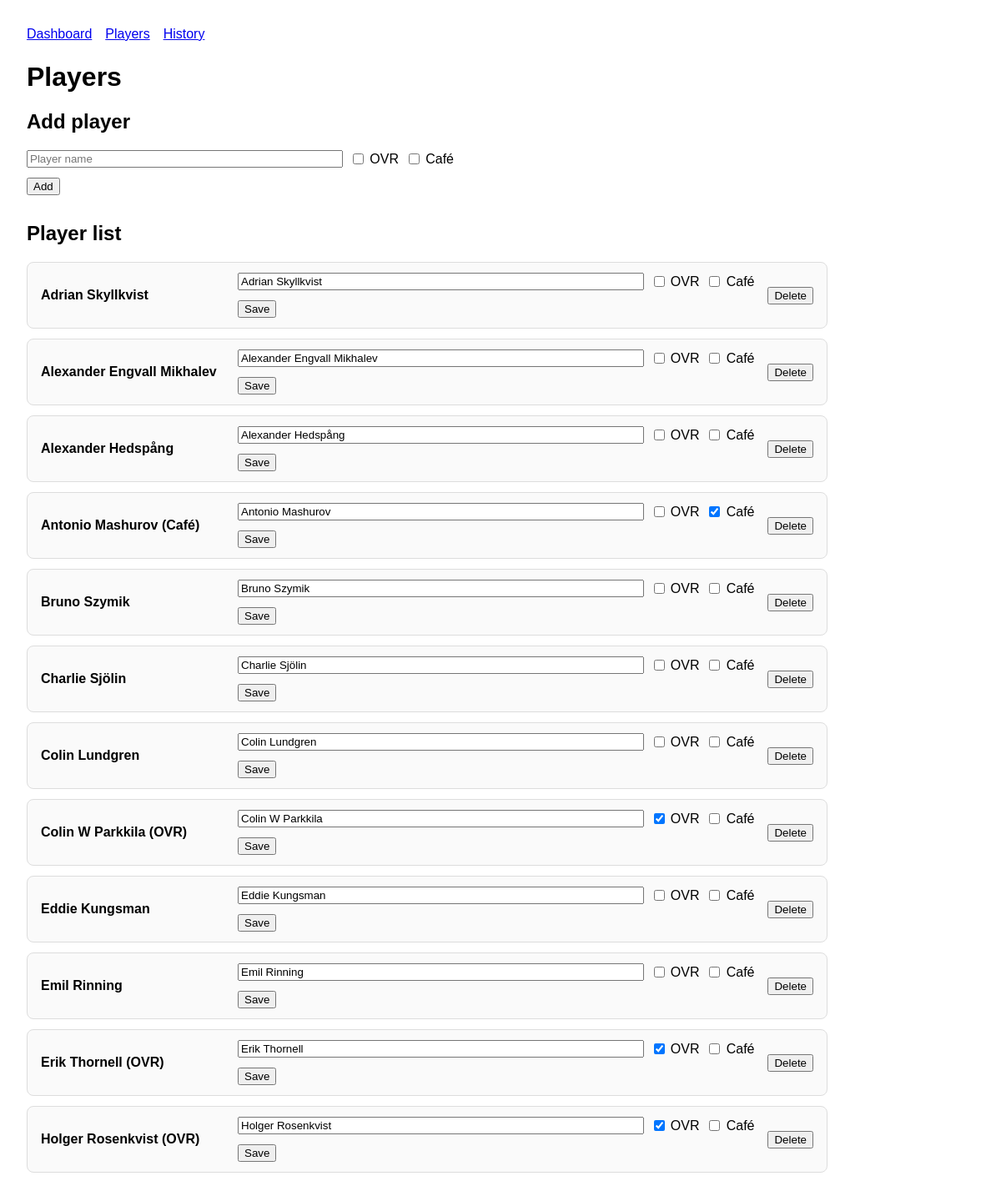
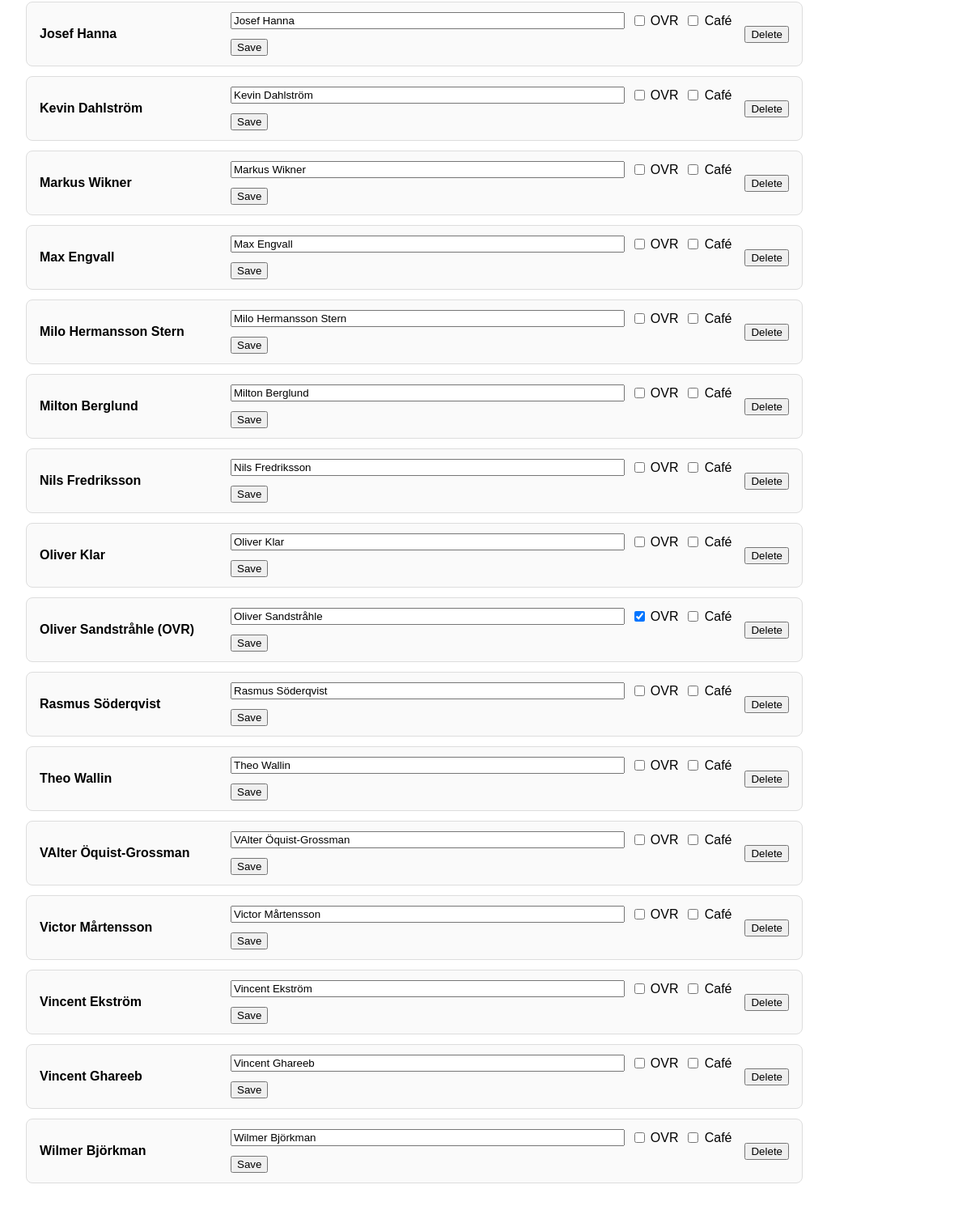
The page /players on the database its author committed (2 pictures, top to bottom).
### tables this page shows
CREATE TABLE players (
                id INTEGER PRIMARY KEY AUTOINCREMENT,
                name TEXT NOT NULL,
                ovr INTEGER NOT NULL DEFAULT 0 CHECK (ovr IN (0, 1)),
                cafe INTEGER NOT NULL DEFAULT 0 CHECK (cafe IN (0, 1))
            );

### hockeybemanning/web.py (the view)
    @app.get("/players")
    def players_page() -> str:
        scheduler = app.config["SCHEDULER"]
        players = scheduler.all_players()
        return render_template("players.html", players=players)

### hockeybemanning/core.py (called while the page is built)
    @property
    def connection(self) -> sqlite3.Connection:
        if not hasattr(self._local, "connection"):
            connection = sqlite3.connect(self._db_path, check_same_thread=False)
            connection.row_factory = sqlite3.Row
            self._local.connection = connection
        return self._local.connection

    def all_players(self) -> list[sqlite3.Row]:
        return self.connection.execute(
            "SELECT id AS player_id, name, ovr, cafe FROM players ORDER BY name, id"
        ).fetchall()

### hockeybemanning/templates/players.html
{% extends 'base.html' %}
{% block content %}
  <h1>Players</h1>
  <section>
    <h2>Add player</h2>
    <form method="post" action="{{ url_for('create_player') }}" class="add-player-form">
      <input type="text" name="name" placeholder="Player name" required />
      <label class="inline-check">
        <input type="checkbox" name="ovr" />
        <span>OVR</span>
      </label>
      <label class="inline-check">
        <input type="checkbox" name="cafe" />
        <span>Café</span>
      </label>
      <button type="submit">Add</button>
    </form>
  </section>
  <section>
    <h2>Player list</h2>
    {% if players %}
      <div class="player-table">
        {% for player in players %}
          <div class="player-row">
            <div class="player-name">{{ player.name }}{% if player.ovr %} (OVR){% endif %}{% if player.cafe %} (Café){% endif %}</div>
            <form method="post" action="{{ url_for('update_player', player_id=player.player_id) }}" class="player-form">
              <input type="text" name="name" value="{{ player.name }}" required />
              <label class="inline-check">
                <input type="checkbox" name="ovr" {% if player.ovr %}checked{% endif %} />
                <span>OVR</span>
              </label>
              <label class="inline-check">
                <input type="checkbox" name="cafe" {% if player.cafe %}checked{% endif %} />
                <span>Café</span>
              </label>
              <button type="submit">Save</button>
            </form>
            <form method="post" action="{{ url_for('delete_player', player_id=player.player_id) }}" class="delete-form">
              <button type="submit">Delete</button>
            </form>
          </div>
        {% endfor %}
      </div>
    {% else %}
      <p>No players yet.</p>
    {% endif %}
  </section>
{% endblock %}

### hockeybemanning/static/styles.css (style rules this page uses)
body { font-family: Arial, sans-serif; margin: 2rem; }
form { display: grid; gap: 0.75rem; max-width: 40rem; }
label { display: grid; gap: 0.25rem; }
button { width: fit-content; }
section { margin-bottom: 2rem; }
.add-player-form { display: grid; grid-template-columns: minmax(200px, 1fr) auto auto; gap: 0.75rem; align-items: center; max-width: 32rem; margin: 0; }
.player-table { display: grid; gap: 0.75rem; max-width: 60rem; }
.player-row { display: grid; grid-template-columns: minmax(150px, 220px) minmax(280px, 1fr) auto; gap: 1rem; align-items: center; padding: 0.75rem 1rem; border: 1px solid #ddd; border-radius: 0.5rem; background: #fafafa; }
.player-name { font-weight: 600; }
.player-form { display: grid; grid-template-columns: minmax(180px, 1fr) auto auto; gap: 0.75rem; align-items: center; margin: 0; }
.inline-check { display: inline-flex; align-items: center; gap: 0.45rem; margin: 0; }
.inline-check input { margin: 0; }
.delete-form { margin: 0; }

### rows shown on the page
players: name "Adrian Skyllkvist"
players: name "Alexander Engvall Mikhalev"
players: name "Alexander Hedspång"
players: name "Antonio Mashurov", shows "(Café)", cafe "☑"
players: name "Bruno Szymik"
players: name "Charlie Sjölin"
players: name "Colin Lundgren"
players: name "Colin W Parkkila", shows "(OVR)", ovr "☑"
players: name "Eddie Kungsman"
players: name "Emil Rinning"
players: name "Erik Thornell", shows "(OVR)", ovr "☑"
players: name "Holger Rosenkvist", shows "(OVR)", ovr "☑"
players: name "Josef Hanna"
players: name "Kevin Dahlström"
players: name "Markus Wikner"
players: name "Max Engvall"
players: name "Milo Hermansson Stern"
players: name "Milton Berglund"
players: name "Nils Fredriksson"
players: name "Oliver Klar"
players: name "Oliver Sandstråhle", shows "(OVR)", ovr "☑"
players: name "Rasmus Söderqvist"
players: name "Theo Wallin"
players: name "VAlter Öquist-Grossman"
players: name "Victor Mårtensson"
players: name "Vincent Ekström"
players: name "Vincent Ghareeb"
players: name "Wilmer Björkman"
